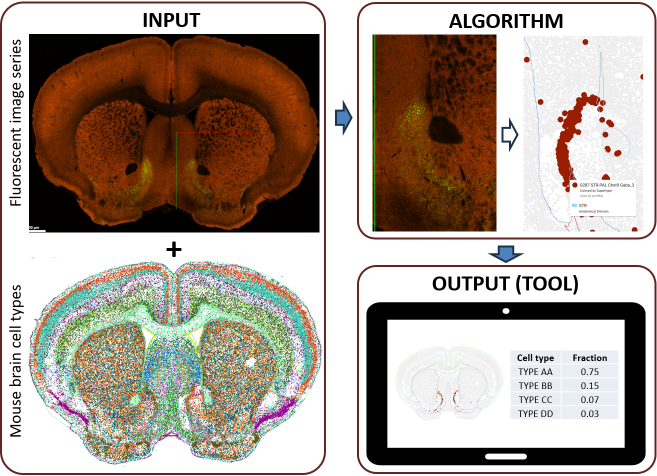
#> input picture images/mapmysections.png, 1314 x 951 px (shown at 1/2 size)
$ python -i image_processing.py   (imports and definitions only)
#> lines starting #> are read from the running program, lines starting #| are printed output that depends on the picture; after the words box and inside, x2 and y2 are one past the last pixel; in counts of white or black regions, pixels touching at a corner belong together
#> further down, picture is the input picture: shape (951, 1314, 3); mean B, G, R 149.9, 160.5, 173.6
import os
import time
from pathlib import Path
from functools import partial
from multiprocessing import Pool

import zarr
import numpy as np
import tifffile
import cv2

from tqdm import tqdm
from scipy.ndimage import gaussian_laplace, distance_transform_edt, label as ndi_label
from skimage.feature import peak_local_max
from skimage.segmentation import watershed
from skimage.measure import regionprops
from skimage.filters import threshold_otsu
from skimage.morphology import remove_small_objects
from skimage.draw import disk


# [94 lines left out: functions run_segmentation_on_slice, segment_single_slice, not called in this run]


def segment_blobs_log_watershed(img_crop, sigma=2, min_area=30, max_area=1000, min_circularity=0.85):
    """
    Performs blob segmentation using Laplacian of Gaussian and watershed, with filtering.

    Parameters:
        img_crop (np.ndarray): 2D grayscale image.
        sigma (float): Sigma for LoG filter.
        min_area (int): Minimum area threshold.
        max_area (int): Maximum area threshold.
        min_circularity (float): Minimum circularity threshold.

    Returns:
        Tuple:
            - output_mask (np.ndarray)
            - centroids (np.ndarray)
            - info (list)
            - labels_ws (np.ndarray)
            - rejected_mask (np.ndarray)
    """
#> called with sigma = 2, min_area = 30, max_area = 1000, min_circularity = 0.85
    img_crop = (img_crop - img_crop.min()) / (img_crop.max() + 1e-8)
    log_img = -gaussian_laplace(img_crop, sigma=sigma)
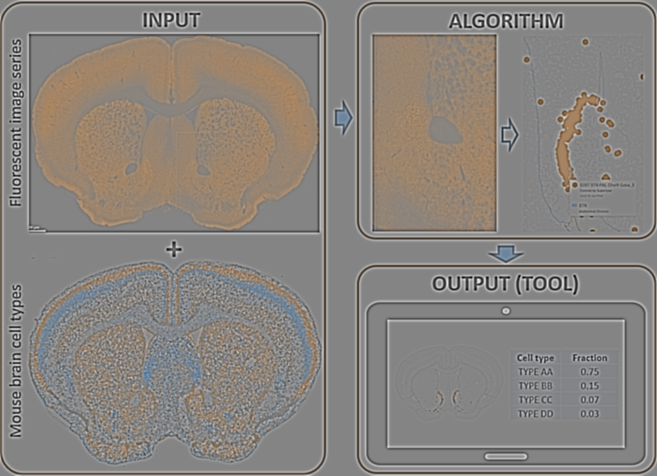
#> log_img: shape (951, 1314, 3) float64 (shown at 1/2 size); mean of channels 0, 1, 2 -0.00553, 0.000162, 0.00586; drawn with min black and max white
    binary = log_img > (np.median(log_img) + 5 * np.std(log_img))
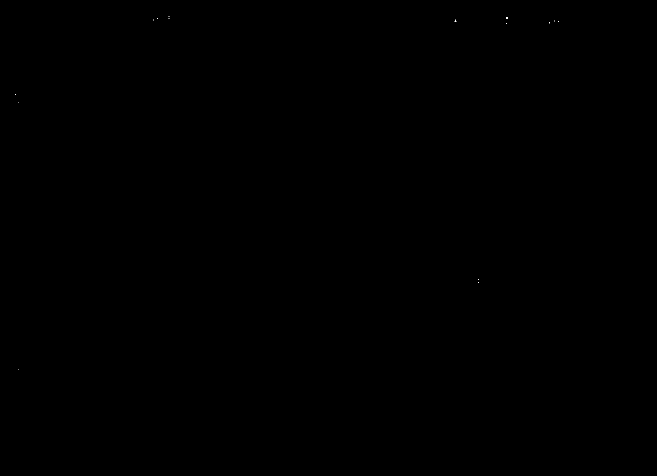
#> binary: shape (951, 1314, 3) bool (shown at 1/2 size); 0% white in thin lines or dots, all inside (x1, y1, x2, y2) = (30, 32, 1118, 739)
    distance = distance_transform_edt(binary)
    coords = peak_local_max(distance, labels=binary, min_distance=5)
#> coords = empty array

    markers = np.zeros_like(img_crop, dtype=np.int32)
    if coords.size > 0:
        markers[tuple(coords.T)] = np.arange(1, len(coords) + 1)

    labels_ws = watershed(-distance, markers, mask=binary)
#> labels_ws: shape (951, 1314, 3) int32; every value is 0
    output_mask = np.zeros_like(labels_ws, dtype=np.uint16)
    rejected_mask = np.zeros_like(labels_ws, dtype=np.uint8)
    centroids = []
    info = []
    label_id = 1

    for region in regionprops(labels_ws):
        area = region.area
        perimeter = max(region.perimeter, 1e-6)
        circularity = 4 * np.pi * area / (perimeter ** 2)

        if min_area <= area <= max_area and circularity >= min_circularity:
            output_mask[region.slice][region.image] = label_id
            cy, cx = region.centroid
            centroids.append((label_id, int(cx), int(cy)))
            info.append((label_id, int(cx), int(cy), int(area), round(circularity, 2)))
            label_id += 1
        else:
            rejected_mask[region.slice][region.image] = 255
#> this loop made 0 passes
#> output_mask: shape (951, 1314, 3) uint16; every value is 0
#> rejected_mask: shape (951, 1314, 3); every value is 0
#> after the loop, centroids = []; info = []; label_id = 1

    return output_mask, np.array(centroids), info, labels_ws, rejected_mask


# [44 lines left out: function segment_entire_dataset_parallel, not called in this run]

>>> import cv2
>>> picture = cv2.imread('../images/mapmysections.png')
>>> result = segment_blobs_log_watershed(picture)
#> result = 5 items
